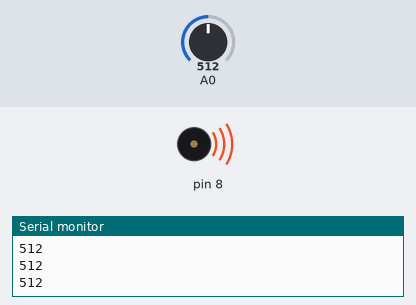
Bench run of a sketch on a simulated Arduino Uno, built with avr-gcc and run on an emulated ATmega328P. Parts: buzzer (waves = sounding), the last lines printed to the serial monitor. The inputs (shaded band) are chosen by the test bench; at power-on: A0 = 512.

Above: at 4.4 s.
4.5 s: A0 set to 492
At 4.9 s:
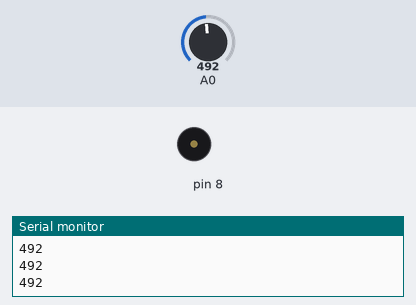
6.0 s: A0 set to 511
At 7.2 s:
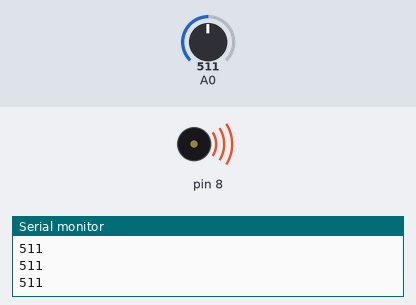
7.5 s: A0 set to 495
At 8.4 s:
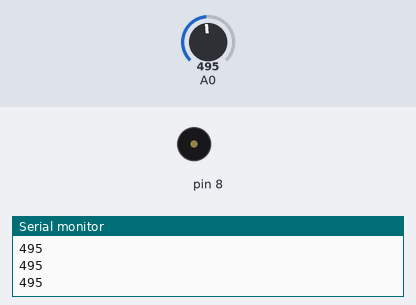
Timing chart, 0 to 10.5 s (numbered marks = the images above; inputs shaded):
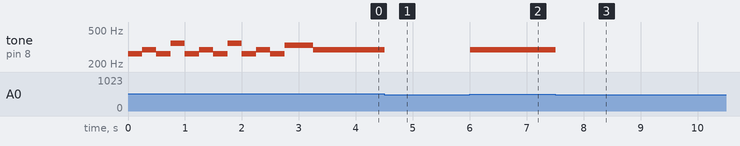

Measured:
- the behaviour switches between 505 and 504 on A0 (found by bisection; images 0 and 1)
- after the input at 4.5 s, tone on pin 8: 294 Hz → silent at once
- after the input at 6.0 s, tone on pin 8: silent → 294 Hz at once
- after the input at 7.5 s, tone on pin 8: 294 Hz → silent at once
- by itself, tone on pin 8: plays 262 Hz for 0.25 s, 294 Hz for 0.25 s, 262 Hz for 0.25 s, 349 Hz for 0.25 s, 262 Hz for 0.25 s, 294 Hz for 0.25 s … (13 notes in this stretch)

The sketch:

FourSounds.ino
```cpp
// frequencies of c, d, e, and f
// e.g., http://www.phy.mtu.edu/~suits/notefreqs.html
int notes[] = {262, 294, 330, 349};
#define C notes[0]
#define D notes[1]
#define E notes[2]
#define F notes[3]

void setup() {
  Serial.begin(9600);

  tone(8,C,250); delay(250);
  tone(8,D,250); delay(250);
  tone(8,C,250); delay(250);
  tone(8,F,250); delay(250);
  tone(8,C,250); delay(250);
  tone(8,D,250); delay(250);
  tone(8,C,250); delay(250);
  tone(8,F,250); delay(250);
  tone(8,C,250); delay(250);
  tone(8,D,250); delay(250);
  tone(8,C,250); delay(250);
  tone(8,E,500); delay(500);
}

void loop() {
  int keyVal = analogRead(A0);
  Serial.println(keyVal);

// ranges for keyVal
  if (keyVal == 1023) {
    tone(8, F);
  }
  else if (keyVal >= 990 && keyVal <= 1010) {
    tone(8, E);
  }
  else if (keyVal >= 505 && keyVal <= 515) {
    tone(8, D);
  }
  else if (keyVal >= 5 && keyVal <= 10) {
    tone(8, C);
  }
  else {
    noTone(8);
  }
}
```
